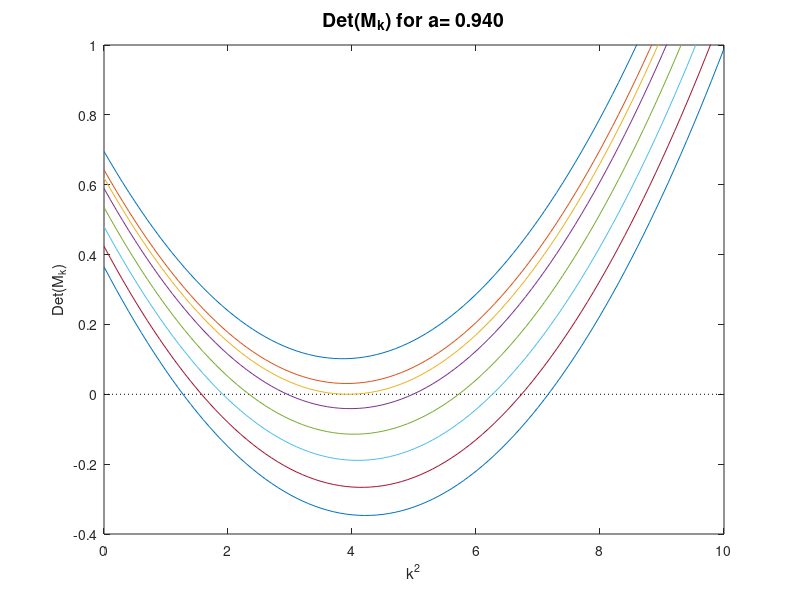
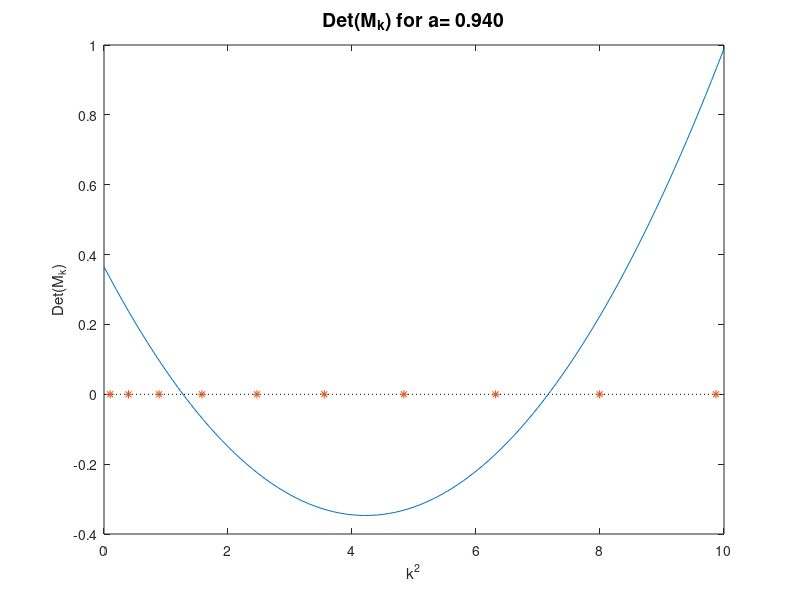
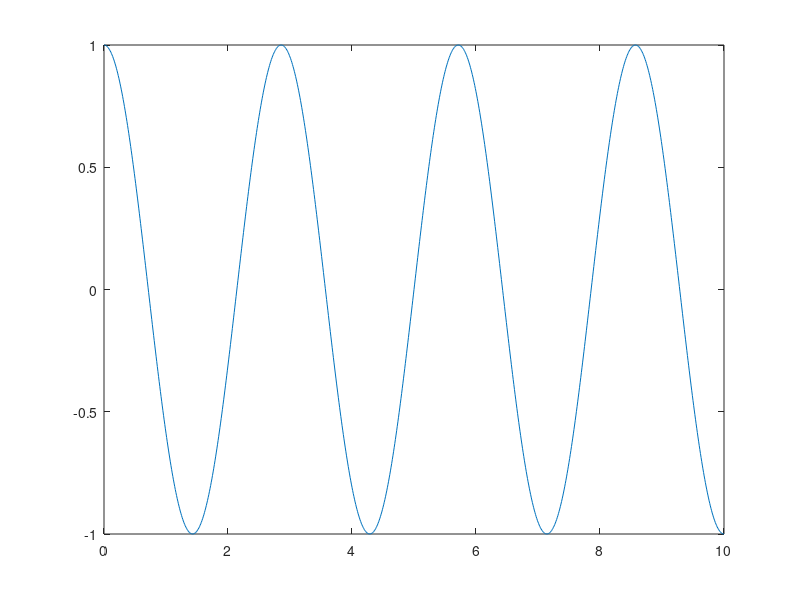
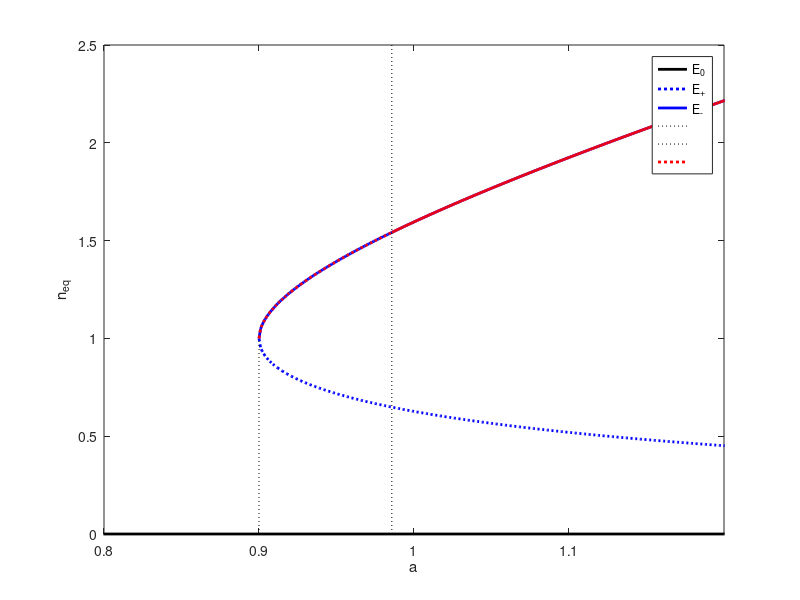

MATLAB code for these plots, in order:
% Turing instability of the modified Klausmeier model (Lecture 24, no advection term)

clear all
close all
clc

% modified Klausmeier (only diffusion)

% parameters trees
% a: 0.077 - 0.23
% m=0.045;

% parameters grass
% a: 0.94 - 2.81
m=0.45; % plant mortality (natural and grazing)
% aC=0.9; % saddle-node bifurcation point
d=0.04; % diffusion coefficient for plants


figure()
hold on
box on
plot([0 10],[0 0],'k:')
kk=0:0.1:10; % possible values for the eigenvalues k^2

% Determinant of the characteristic matrix for decreasing a
for a=[1 0.99 0.9857 0.98 0.97 0.96 0.95 0.94] %grass
% Homogeneous state (coexistence)

% E minus (stable when it exists, a>2m)
ns=a./(2*m)+sqrt((a/(2*m)).^2-1);
ws=m./ns;

% Jacobian
J11=m;
J12=ns.^2;
J21=-2*m;
J22=-1-ns.^2;

TrJs=J11+J22;
DetJs=J11*J22-J21*J12;

disp(TrJs)
disp(DetJs)

% Determinant of the charachteristic matrix Mk
DetMk=@(kk) d*kk.^2-(J11+d*J22)*kk+DetJs;

plot(kk,DetMk(kk))
axis([0 10 -0.4 1])
xlabel('k^2')
ylabel('Det(M_k)')

caption = sprintf('Det(M_k) for a= %.3f', a);
title(caption, 'FontSize', 14);
pause

end

%% Pattern formation
% now we fix a domain and we should check if at least one eigenvalue falls
% into the TIR

close all
% 1D domain, hNbc
L=10; %domain length
a=0.94;

% E minus (stable when it exists, a>2m)
ns=a./(2*m)+sqrt((a/(2*m)).^2-1);
ws=m./ns;

% Jacobian
J11=m;
J12=ns.^2;
J21=-2*m;
J22=-1-ns.^2;

DetJs=J11*J22-J21*J12;

% Determinant of the charachteristic matrix Mk
DetMk=@(kk) d*kk.^2-(J11+d*J22)*kk+DetJs;

figure()
hold on
box on
plot([0 10],[0 0],'k:')
plot(kk,DetMk(kk))
axis([0 10 -0.4 1])
xlabel('k^2')
ylabel('Det(M_k)')

caption = sprintf('Det(M_k) for a= %.3f', a);
title(caption, 'FontSize', 14);

% we look at the position of some eigenvalues
nn=1:30;
kk2_L=(pi*nn/L).^2;
plot(kk2_L,0*kk2_L,'*')
pause

% eigenfunction associated to the most unstable mode
% we select nn from the figure
[~,mum_i]=min(DetMk(kk2_L));
nn_mu=nn(mum_i);
xx=0:0.01:L;
figure()
plot(xx,cos(pi*nn_mu*xx/L)) % the pattern forming will look like the eigenfunction associated to the most unstable mode (at least close to the bifurcation!)

%%
% estimate of aT (critical value for Turing instability)
ns_a=@(a) a./(2*m)+sqrt((a/(2*m)).^2-1);
J11_a=m;
J12_a=@(a) ns_a(a).^2;
J21_a=-2*m;
J22_a=@(a) -1-ns_a(a).^2;

%TrJs_a=@(a) J11_a+J22_a(a);
DetJs=@(a) J11_a*J22_a(a)-J21_a*J12_a(a);
discriminant=@(a) (J11_a+d*J22_a(a)).^2-4*d*DetJs(a);

% aT(grass)=0.9857
aT=fzero(discriminant,1);
disp(aT)

%% Bifurcation diagram 
close all
% Desert state (always stable)
E0_n=0;
%E0_w=a; 

% E plus (unstable when it exists)
Ep_n=@(a) a./(2*m)-sqrt((a/(2*m)).^2-1);
%Ep_w=m./Ep_n;

% E minus (stable when it exists, a<2m)
Em_n=@(a) a./(2*m)+sqrt((a/(2*m)).^2-1);
%Em_w=m./Em_n;

figure()
hold on
box on
a=2*m:0.001:1.5;
plot([0 a(end)],[0,0],'k','LineWidth',2)
plot(a,Ep_n(a),'b:','LineWidth',2)
plot(a,Em_n(a),'b','LineWidth',2)
xlabel('a')
ylabel('n_{eq}')
axis([0.8,1.2,0,2.5])
plot([2*m 2*m],[0 1],'k:')%aC
plot([aT aT],[0 5],'k:')%aC

pause
a_pattern=2*m:0.001:aT;
plot(a_pattern,Em_n(a_pattern),'r:','LineWidth',2)
a_nopattern=aT:0.001:1.5;
plot(a_nopattern,Em_n(a_nopattern),'r','LineWidth',2)

legend('E_{0}','E_{+}','E_{-}','','','')